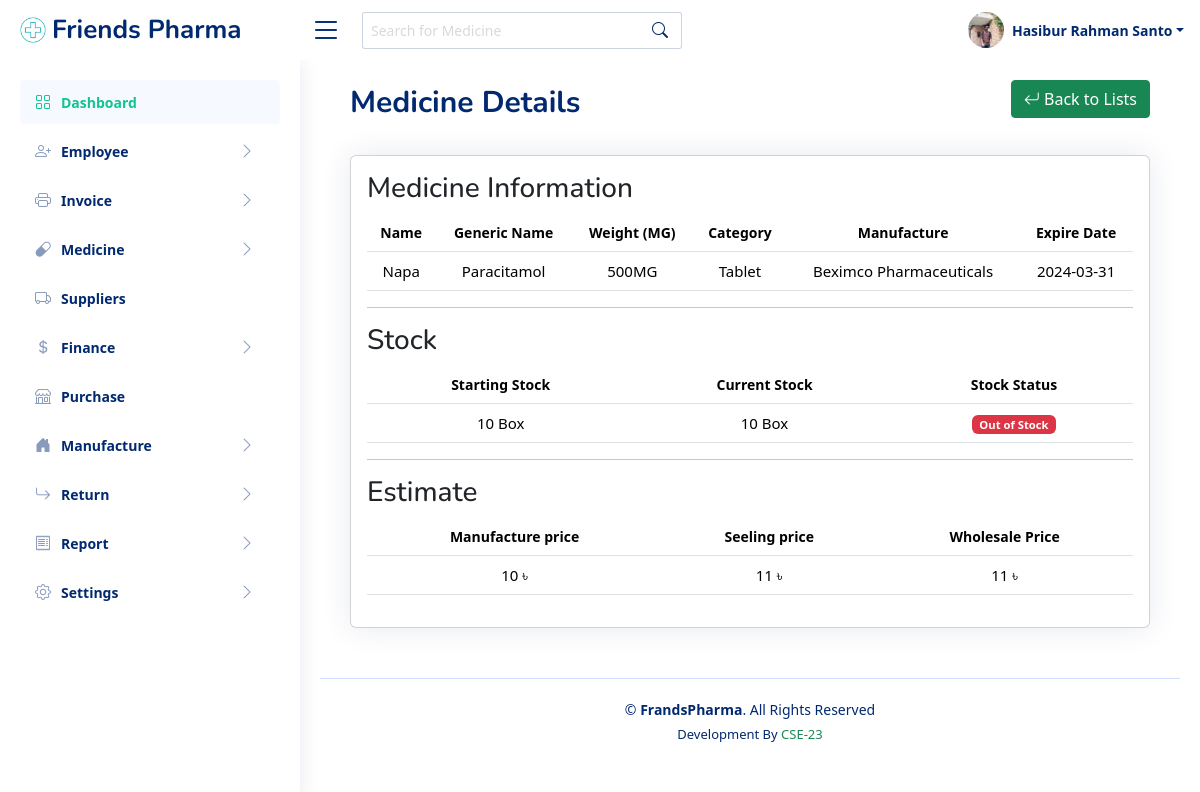
The app's page /medicine-details.php?id=3 (signed in) with its own data.
### tables this page shows
CREATE TABLE `employee` (
  `id` int(11) NOT NULL,
  `f_name` varchar(20) NOT NULL,
  `l_name` varchar(20) NOT NULL,
  `gender` varchar(20) NOT NULL,
  `birthday` varchar(20) NOT NULL,
  `phone` int(11) NOT NULL,
  `password` varchar(255) NOT NULL,
  `email` varchar(50) NOT NULL,
  `address` varchar(255) NOT NULL,
  `photo` varchar(20) NOT NULL,
  `designation` varchar(50) NOT NULL,
  `national_id` varchar(20) NOT NULL,
  `certificates` varchar(20) NOT NULL,
  `joining_date` varchar(20) NOT NULL,
  `biography` varchar(255) NOT NULL,
  `status` int(11) NOT NULL
);

CREATE TABLE `medicine` (
  `id` int(11) NOT NULL,
  `medicine_name` varchar(50) NOT NULL,
  `generic_name` varchar(50) NOT NULL,
  `SKU` varchar(50) NOT NULL,
  `MG` varchar(50) NOT NULL,
  `category` varchar(50) NOT NULL,
  `manufacturer` varchar(50) NOT NULL,
  `price` varchar(50) NOT NULL,
  `manufacturer_price` varchar(50) NOT NULL,
  `stock` varchar(50) NOT NULL,
  `expire_date` varchar(50) NOT NULL,
  `status` int(11) NOT NULL,
  `description` varchar(255) NOT NULL
);

### classes/Database.php (called while the page is built, shortened)
<?php
	class Database{
		protected $mysqli,$query,$numRows,$affectedRow,$errors;
		public function __construct(){
			$this->mysqli = new mysqli('sql205.infinityfree.com', 'if0_35937738', 'hSv8su6wUNz', 'if0_35937738_friendsPharma');
		}
		protected function Select($columnName,$table,$where){
			$columnName = implode(',', $columnName);
			$sql = "SELECT $columnName FROM $table ";
			if($where){
				$sql .= " WHERE ";
				$chunk 		= array_chunk($where, 3);
				$whereCols 	= array();
				foreach ($chunk as $key => $value) {
					if (is_string($value[2])) {
						$value[2] = "'$value[2]'";
					}else{
						$value[2] = $value[2];
					}
					$whereCols[] = implode(' ', $value);
				}
				$sql .= implode(' AND ', $whereCols);
			}
			if($this->mysqli->query($sql)){
				$this->query 	= $this->mysqli->query($sql);
				$this->numRows 	= $this->query->num_rows;
				if($this->numRows > 0){
					return true;
				}else{
					return false;
				}
			}else{
				return false;
			}
		}
	}
?>

### classes/Employee.php (called while the page is built, shortened)
<?php
	require_once ('Database.php');
	class Employee extends Database{
		public $query, $error;
		public function getEmployee($where = null){
			if($this->Select(['*'], 'employee', $where)){
				$this->query = $this->query;
				return true;
			}
			return false;
		}
	}
?>

### classes/Medicine.php (called while the page is built, shortened)
<?php
	require_once ('Database.php');
	class Medicine extends Database{
		public $query, $error;
		public function getMedicine($where = null){
			if($this->Select(['*'], 'medicine', $where)){
				$this->query = $this->query;
				return true;
			}
			return false;
		}
	}
?>

### medicine-details.php (the view, shortened to what this page needs)
<?php
  $id = (int) $_GET['id'];
  $medicine = new Medicine;
  $medicine->getMedicine(['id', '=', $id]);
  $query = $medicine->query;
  $result = $query->fetch_assoc();
  $medicine_name      = $result['medicine_name'];
  $generic_name       = $result['generic_name'];
  $MG                 = $result['MG'];
  $category           = $result['category'];
  $manufacturer       = $result['manufacturer'];
  $price              = $result['price'];
  $manufacturer_price = $result['manufacturer_price'];
  $stock              = $result['stock'];
  $expire_date        = $result['expire_date'];
  $status             = $result['status'];
?>
<!DOCTYPE html>
<html lang="en">
<?php include_once("includes/head-link.php") ?>
<body>
<?php include_once("includes/header.php") ?>
<?php include_once("includes/sidebar.php") ?>
<main id="main" class="main">
  <div class="row">
    <div class="col-9">
      <div class="pagetitle">
        <h1>Medicine Details</h1>
      </div>
    </div>
    <div class="col-3 text-end">
      <a href="medicine-list.php" type="button" class="btn btn-success rounded-1"><b><i class="bi bi-arrow-return-left"></i></b> Back to Lists</a>
    </div>
  </div>
  <section class="section mt-4">
      <div class="row">
        <div class="col-lg-12">
          <div class="card">
            <div class="card-body pt-3">
              <h3 class="ml-3">Medicine Information</h3>
              <table class="table table-hover datatable">
                <thead>
                  <tr>
                    <th class="text-center" style="font-size:14px;" scope="col">Name</th>
                    <th class="text-center" style="font-size:14px;" scope="col">Generic Name</th>
                    <th class="text-center" style="font-size:14px;" scope="col">Weight (MG)</th>
                    <th class="text-center" style="font-size:14px;" scope="col">Category</th>
                    <th class="text-center" style="font-size:14px;" scope="col">Manufacture</th>
                    <th class="text-center" style="font-size:14px;" scope="col">Expire Date</th>
                  </tr>
                </thead>
                <tr class="text-center">
                  <td style="font-size:15px;"><?php echo $medicine_name; ?></td>
                  <td style="font-size:15px;"><?php echo $generic_name; ?></td>
                  <td style="font-size:15px;"><?php echo $MG."MG"; ?></td>
                  <td style="font-size:15px;"><?php echo $category; ?></td>
                  <td style="font-size:15px;"><?php echo $manufacturer; ?></td>
                  <td style="font-size:15px;"><?php echo $expire_date; ?></td>
                </tr>
              </table>
              <hr>
              <h3>Stock</h3>
              <table class="table table-hover datatable">
                <thead>
                  <tr>
                    <th class="text-center" style="font-size:14px;" scope="col">Starting Stock</th>
                    <th class="text-center" style="font-size:14px;" scope="col">Current Stock</th>
                    <th class="text-center" style="font-size:14px;" scope="col">Stock Status</th>
                  </tr>
                </thead>
                <tr class="text-center">
                  <td style="font-size:15px;"><?php echo $stock." Box"; ?></td>
                  <td style="font-size:15px;"><?php echo $stock." Box"; ?></td>
                  <?php if($status == "0"){?>
                    <td style="font-size:15px;"><span class="badge bg-danger">Out of Stock</span></td>
                  <?php } ?>
                </tr>
              </table>
              <hr>
              <h3>Estimate</h3>
              <table class="table table-hover datatable">
                <thead>
                  <tr>
                    <th class="text-center" style="font-size:14px;" scope="col">Manufacture price</th>
                    <th class="text-center" style="font-size:14px;" scope="col">Seeling price</th>
                    <th class="text-center" style="font-size:14px;" scope="col">Wholesale Price</th>
                  </tr>
                </thead>
                <tr class="text-center">
                  <td style="font-size:15px;"><?php echo $manufacturer_price." &#2547;"; ?></td>
                  <td style="font-size:15px;"><?php echo $price." &#2547;"; ?></td>
                  <td style="font-size:15px;"><?php echo $price." &#2547;"; ?></td>
                </tr>
              </table>
            </div>
          </div>
        </div>
      </div>
  </section>
</main>
<?php include_once("includes/footer.php") ?>
</body>
</html>

### includes/header.php (shortened to what this page needs)
<?php
  $user = $_SESSION['front_user'];
  $users = new Employee;
  $users->getEmployee(['phone', '=', $user]);
  $query = $users->query;
  $result = $query->fetch_assoc();
  $fname  = $result['f_name'];
  $lname  = $result['l_name'];
  $image  = $result['photo'];
?>
<header id="header" class="header fixed-top d-flex align-items-center">
<div class="d-flex align-items-center justify-content-between">
  <a href="index.html" class="logo d-flex align-items-center">
    <img src="assets/img/logo.png" alt="logo">
    <span class="d-none d-lg-block">Friends Pharma</span>
  </a>
  <i class="bi bi-list toggle-sidebar-btn"></i>
</div>
<div class="search-bar">
  <form class="search-form d-flex align-items-center" method="POST" action="#">
    <input type="text" name="query" placeholder="Search for Medicine" title="Enter search keyword">
    <button type="submit" title="Search"><i class="bi bi-search"></i></button>
  </form>
</div>
<nav class="header-nav ms-auto">
  <ul class="d-flex align-items-center">
    <li class="nav-item dropdown pe-3">
      <a class="nav-link nav-profile d-flex align-items-center pe-0" href="#" data-bs-toggle="dropdown">
        <img src="files/photo/<?php echo $image; ?>" alt="Profile" class="rounded-circle">
        <span class="d-none d-md-block dropdown-toggle ps-2"><?php echo $fname." ".$lname; ?></span>
      </a>
    </li>
  </ul>
</nav>
</header>

### assets/css/style.css (style rules this page uses)
:root { scroll-behavior: smooth; }
body { font-family: "Open Sans", sans-serif; background: #fff; color: #444444; }
a { color: #4154f1; text-decoration: none !important; }
::placeholder { color: #dad9d9 !important; }
h1, h2, h3, h4, h5, h6 { font-family: "Nunito", sans-serif; }
#main { margin-top: 40px; padding: 20px 30px; transition: all 0.3s; }
.pagetitle { margin-bottom: 10px; }
.pagetitle h1 { font-size: 30px; margin-bottom: 0; font-weight: 700; color: #012970; padding-top: 5px !important; }
.card { margin-bottom: 30px; border: none; border-radius: 5px; box-shadow: 0px 0 30px rgba(1, 41, 112, 0.1); }
.card-body { padding: 0 20px 20px 20px; }
.logo { line-height: 1; }
@media (min-width: 1200px) { .logo { width: 280px; } }
.logo img { max-height: 26px; margin-right: 6px; }
.logo span { font-size: 26px; font-weight: 700; color: #012970; font-family: "Nunito", sans-serif; }
.header { transition: all 0.5s; z-index: 997; height: 60px; background-color: #fff; padding-left: 20px; }
.header .toggle-sidebar-btn { font-size: 32px; padding-left: 10px; cursor: pointer; color: #012970; }
.header .search-bar { min-width: 360px; padding: 0 20px; }
.header .search-form { width: 100%; }
.header .search-form input { border: 0; font-size: 14px; color: #012970; border: 1px solid rgba(1, 41, 112, 0.2); padding: 7px 38px 7px 8px; border-radius: 3px; transition: 0.3s; width: 100%; }
.header .search-form button { border: 0; padding: 0; margin-left: -30px; background: none; }
.header .search-form button i { color: #012970; }
.header-nav ul { list-style: none; }
.header-nav > ul { margin: 0; padding: 0; }
.header-nav .nav-profile { color: #012970; }
.header-nav .nav-profile img { max-height: 36px; width: 36px; object-fit: cover; }
.header-nav .nav-profile span { font-size: 14px; font-weight: 600; }
@media (min-width: 1200px) { #main, #footer { margin-left: 300px; } }

### includes/head-link.php (style rules this page uses)
body { font-family: Arial, sans-serif; padding: 20px; }

### records on screen
employee: photo (picture), f_name "Hasibur", l_name "Rahman Santo"
medicine: medicine_name "Napa", generic_name "Paracitamol", MG "500", category "Tablet", manufacturer "Beximco Pharmaceuticals", expire_date "2024-03-31", stock "10", manufacturer_price "10", price "11"
